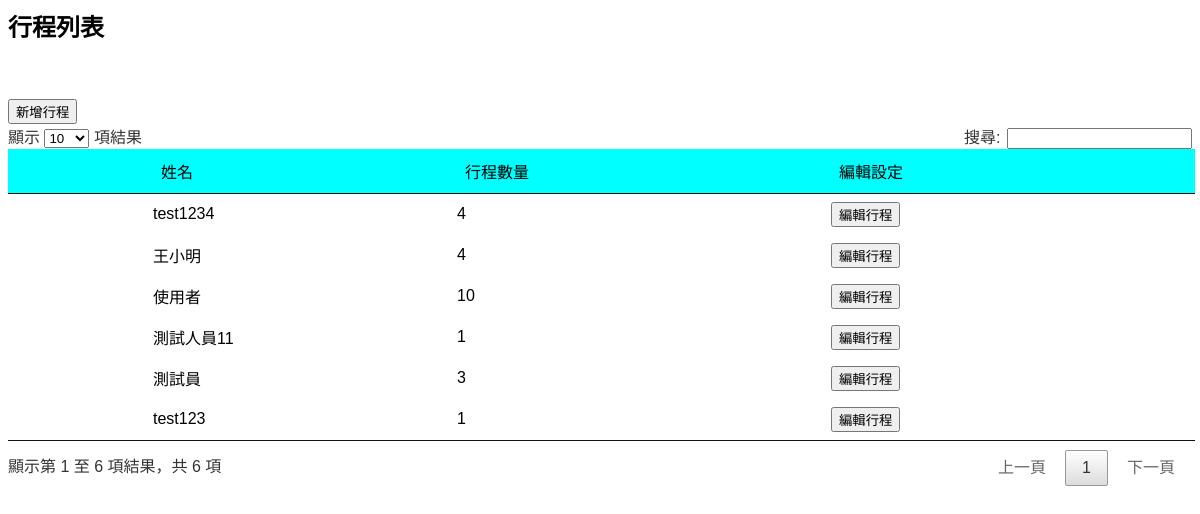
Screenshot of /plan.php (signed in) with the database file from the repository.
### tables this page shows
CREATE TABLE `user` (
  `us_id` int(6) UNSIGNED NOT NULL,
  `us_account` varchar(30) NOT NULL,
  `us_password` varchar(60) NOT NULL,
  `us_name` varchar(30) NOT NULL,
  `us_gender` varchar(11) NOT NULL,
  `us_admin` varchar(11) NOT NULL,
  `us_status` int(11) NOT NULL,
  `us_email` varchar(30) NOT NULL,
  `us_last_login` timestamp NOT NULL DEFAULT '0000-00-00 00:00:00',
  `us_updatedate` timestamp NOT NULL DEFAULT CURRENT_TIMESTAMP ON UPDATE CURRENT_TIMESTAMP
);

### select_plan.php (called while the page is built, shortened)
<?php
    include("mysql.php");
    $today = date ("Y-m-d");
    $pn_ptid="";$pn_usid="";$pn_acid="";$pn_date="";
    $sql = "SELECT pn_ptid,pn_acid,(select pt_date from plan_trip where pn_ptid = pt_id ) as pn_date FROM plan_acname ";
    $query = $conn->query($sql);
    $update = $query->fetchAll(PDO::FETCH_ASSOC);
    foreach ($update as $key => $value) {
        if(strtotime($today)>strtotime($value['pn_date'])){
            $pn_ptid = $pn_ptid . $value['pn_ptid'] . ",";
            $pn_acid = $pn_acid . $value['pn_acid'] . ",";
            $pn_date = $pn_date . $value['pn_date'] . ",";
        }
    }
    if($pn_ptid!="" && $pn_acid!="" && $pn_date!=""){
        $pn_ptid = substr($pn_ptid,0,-1);
        $pn_date = substr($pn_date,0,-1);
        $pn_ptid = explode(",", $pn_ptid);
        $pn_date = explode(",", $pn_date);
        $count=count($pn_ptid);
        for($i=0 ; $i<$count ; $i++){
            $ptid = $pn_ptid[$i];
            $date = $pn_date[$i];
            $sql = "UPDATE plan_trip SET pt_status = 2 WHERE pt_date = '$date' and pt_id = $ptid ";
            $conn->exec($sql);
        }
    }
    if($us_admin=='Y'){
        $sql = "SELECT us_id,us_name,(select count(pt_name) from plan_trip where pt_usid = us_id) as pt_count FROM user WHERE us_admin NOT IN ('Y') ";
        $query = $conn->query($sql);
        $plan_count = $query->fetchAll(PDO::FETCH_ASSOC);
    }
?>

### plan.php (the view, shortened to what this page needs)
<html>
  <head>
  </head>
<?php include("link.php");?>
<?php session_start();
    include("mysql.php");
    $us_admin = $_SESSION['us_admin'];
    if(!empty($us_admin)){
        include("select_plan.php");
    }
 ?>
  <body>
    <form name="showForm" method="post">
        <input type="hidden" name="admin" value="<?=$us_admin?>"/>
        <div id="button"></div>
        <H2>行程列表</H2>
        <br/><br/>
        <input type="button" name="addplan" value="新增行程" onClick="add_plan()"/>
        <table id="example1">
	        <thead>
                <tr>
                    <td bgcolor="#00FFFF"></td>
                    <td bgcolor="#00FFFF">姓名</td>
                    <td bgcolor="#00FFFF">行程數量</td>
                    <td bgcolor="#00FFFF">編輯設定</td>
                </tr>
	        </thead>
	        <tbody>
                <?php
                if($us_admin=='Y'){
                    foreach ($plan_count as $key => $count) {
                        if($count["pt_count"]>0){
                ?>
                <tr>
                    <td class=" details-control"></td>
                    <td class="us_name">
                        <?php echo $count["us_name"]?>
                    </td>
                    <td class="pt_count">
                        <?php echo $count["pt_count"]?>
                    </td>
                    <td class="pt_plan">
                        <input type="button" value="編輯行程" onClick="edit_plan(this)"/>
                    </td>
                    <?php
                        }
                    }
                    ?>
                </tr>
                <?php
                }
                ?>
	        </tbody>
        </table>
    </form>
  </body>
</html>

### assets/css/style.css (style rules this page uses)
body { font-family: Arial, Helvetica, sans-serif; }
table { font-size: 1em; }

### plan.php (style rules this page uses)
td.details-control { background: url('https://datatables.net/examples/resources/details_open.png') no-repeat center center; cursor: pointer; }

### rows the page displays
user: us_name "test1234", pt_count "4"
user: us_name "王小明", pt_count "4"
user: us_name "使用者", pt_count "10"
user: us_name "測試人員11", pt_count "1"
user: us_name "測試員", pt_count "3"
user: us_name "test123", pt_count "1"
